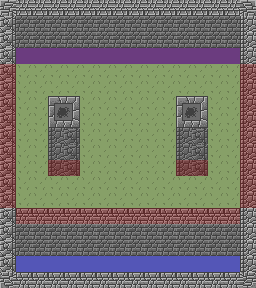

A 2D game scene composited from a Tiled map and its tileset images. What follows is a short description and the map's XML, with every tile layer's data as written:
An orthogonal 16x18 tile map with 16x16 px tiles, 3 tile layers (ground, overlay, collision), 2 tilesets.

<map version="1.0" tiledversion="1.1.5" orientation="orthogonal" renderorder="right-down" width="16" height="18" tilewidth="16" tileheight="16" infinite="0" nextobjectid="1">
 <tileset firstgid="1" source="newtileset.tsx" />
 <tileset firstgid="257" source="../tilesets/COLLISION_TILESET.tsx" />
 <layer name="ground" width="16" height="18" locked="1">
  <data encoding="csv">
8,9,9,9,9,9,9,9,9,9,9,9,9,9,9,10,
24,25,25,25,25,25,25,25,25,25,25,25,25,25,25,26,
24,25,25,25,25,25,25,25,25,25,25,25,25,25,25,26,
24,39,39,39,39,39,39,39,39,39,39,39,39,39,39,26,
24,38,38,38,38,38,38,38,38,38,38,38,38,38,38,26,
24,38,38,38,38,38,38,38,38,38,38,38,38,38,38,26,
24,38,38,38,38,38,38,38,38,38,38,38,38,38,38,26,
24,38,38,38,38,38,38,38,38,38,38,38,38,38,38,26,
24,38,38,38,38,38,38,38,38,38,38,38,38,38,38,26,
24,38,38,38,38,38,38,38,38,38,38,38,38,38,38,26,
24,38,38,12,11,38,38,38,38,38,38,12,11,38,38,26,
24,38,38,38,38,38,38,38,38,38,38,38,38,38,38,26,
24,38,38,38,38,38,38,38,38,38,38,38,38,38,38,26,
24,41,41,41,41,41,41,41,41,41,41,41,41,41,41,26,
24,25,25,25,25,25,25,25,25,25,25,25,25,25,25,26,
24,25,25,25,25,25,25,25,25,25,25,25,25,25,25,26,
24,39,39,39,39,39,39,39,39,39,39,39,39,39,39,26,
40,41,41,41,41,41,41,41,41,41,41,41,41,41,41,42
</data>
 </layer>
 <layer name="overlay" width="16" height="18" locked="1">
  <data encoding="csv">
0,0,0,0,0,0,0,0,0,0,0,0,0,0,0,0,
0,0,0,0,0,0,0,0,0,0,0,0,0,0,0,0,
0,0,0,0,0,0,0,0,0,0,0,0,0,0,0,0,
0,0,0,0,0,0,0,0,0,0,0,0,0,0,0,0,
0,0,0,0,0,0,0,0,0,0,0,0,0,0,0,0,
0,0,0,0,0,0,0,0,0,0,0,0,0,0,0,0,
0,0,0,6,7,0,0,0,0,0,0,6,7,0,0,0,
0,0,0,22,23,0,0,0,0,0,0,22,23,0,0,0,
0,0,0,12,11,0,0,0,0,0,0,12,11,0,0,0,
0,0,0,12,11,0,0,0,0,0,0,12,11,0,0,0,
0,0,0,0,0,0,0,0,0,0,0,0,0,0,0,0,
0,0,0,0,0,0,0,0,0,0,0,0,0,0,0,0,
0,0,0,0,0,0,0,0,0,0,0,0,0,0,0,0,
0,0,0,0,0,0,0,0,0,0,0,0,0,0,0,0,
0,0,0,0,0,0,0,0,0,0,0,0,0,0,0,0,
0,0,0,0,0,0,0,0,0,0,0,0,0,0,0,0,
0,0,0,0,0,0,0,0,0,0,0,0,0,0,0,0,
0,0,0,0,0,0,0,0,0,0,0,0,0,0,0,0
</data>
 </layer>
 <layer name="collision" width="16" height="18">
  <data encoding="csv">
0,0,0,0,0,0,0,0,0,0,0,0,0,0,0,0,
0,0,0,0,0,0,0,0,0,0,0,0,0,0,0,0,
0,0,0,0,0,0,0,0,0,0,0,0,0,0,0,0,
0,257,257,257,257,257,257,257,257,257,257,257,257,257,257,0,
257,0,0,0,0,0,0,0,0,0,0,0,0,0,0,257,
257,0,0,0,0,0,0,0,0,0,0,0,0,0,0,257,
257,0,0,0,0,0,0,0,0,0,0,0,0,0,0,257,
257,0,0,0,0,0,0,0,0,0,0,0,0,0,0,257,
257,0,0,0,0,0,0,0,0,0,0,0,0,0,0,257,
257,0,0,0,0,0,0,0,0,0,0,0,0,0,0,257,
257,0,0,257,257,0,0,0,0,0,0,257,257,0,0,257,
257,0,0,0,0,0,0,0,0,0,0,0,0,0,0,257,
257,0,0,0,0,0,0,0,0,0,0,0,0,0,0,257,
0,257,257,257,257,257,257,257,257,257,257,257,257,257,257,0,
0,0,0,0,0,0,0,0,0,0,0,0,0,0,0,0,
0,0,0,0,0,0,0,0,0,0,0,0,0,0,0,0,
0,0,0,0,0,0,0,0,0,0,0,0,0,0,0,0,
0,0,0,0,0,0,0,0,0,0,0,0,0,0,0,0
</data>
 </layer>
</map>